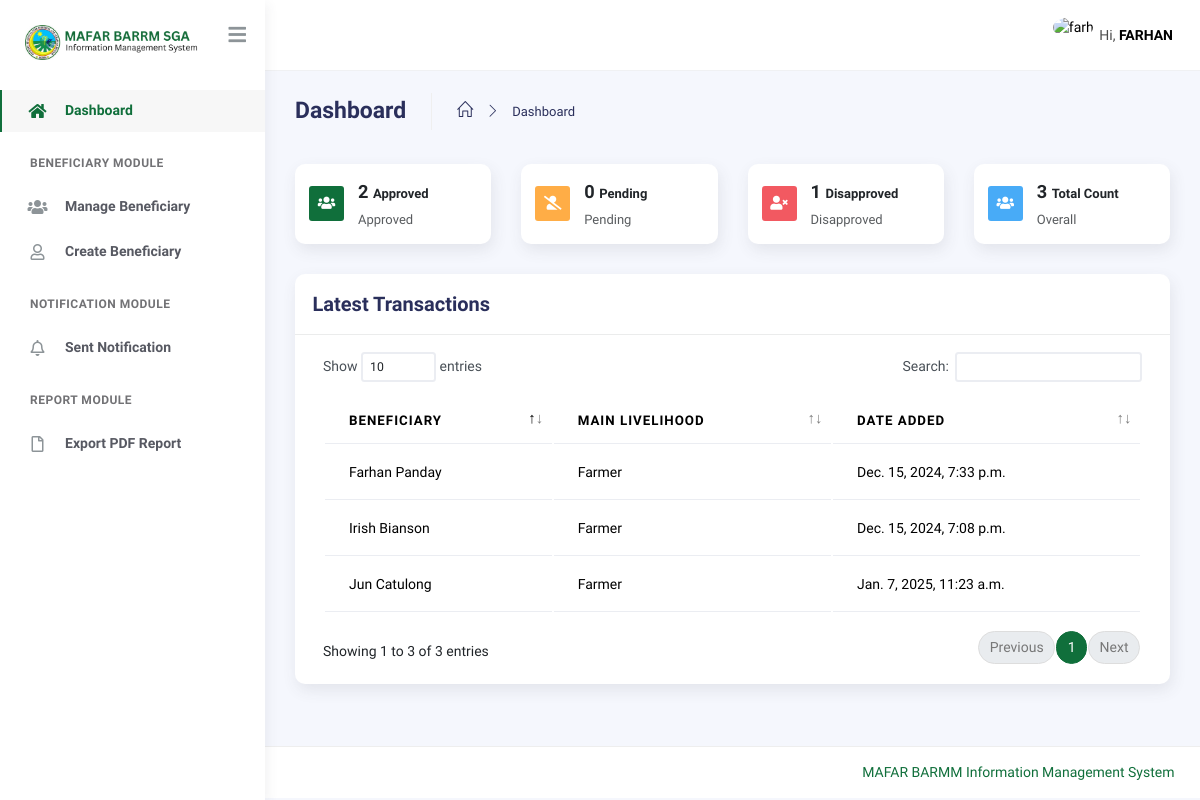
The page /mafar/dashboard/ (signed in) on the database its author committed.
### main/models.py (models this page shows, shortened)
class FarmProfile(models.Model):
    MAIN_LIVELIHOOD = (
        ("Farmer", "Farmer"),
        ("Farm Worker", "Farm Worker"),
        ("Agri Youth", "Agri Youth"),
    )
    FARMER = (
        ("Rice", "Rice"),
        ("Corn", "Corn"),
        ("Other Crops", "Other Crops"),
        ("Livestock", "Livestock"),
        ("Poultry", "Poultry"),
    )
    FARM_WORKER = (
        ("Land Preparation", "Land Preparation"),
        ("Planting", "Planting"),
        ("Cultivation", "Cultivation"),
        ("Harvesting", "Harvesting"),
        ("Others", "Others"),
    )
    AGRIYOUTH_WORKER = (
        ("1", "Part of a farming household"),
        ("2", "Attending/attended formal agri-fishery related course"),
        ("3", "Attending/attended non-formal agri-fishery related course"),
        ("4", "Participated in any agricultural activity/program."),
        ("5", "Others"),
    )
    related_to = models.ForeignKey(PersonalInformation, on_delete=models.CASCADE)
    main_livelihood = models.CharField(max_length=255, choices=MAIN_LIVELIHOOD)
    activity_farmer = models.CharField(
        max_length=50, choices=FARMER, null=True, blank=True
    )
    specific_farming_activity = models.CharField(max_length=50, null=True, blank=True)
    activity_farmworker = models.CharField(
        max_length=50, choices=FARM_WORKER, null=True, blank=True
    )
    specific_farmworker_activity = models.CharField(
        max_length=50, null=True, blank=True
    )
    activity_agriyouth = models.CharField(
        max_length=50, choices=AGRIYOUTH_WORKER, null=True, blank=True
    )
    specific_agriyouth_activity = models.CharField(max_length=50, null=True, blank=True)
    status = models.CharField(
        max_length=100,
        default="Pending",
        null=True,
        blank=True,
        choices=(
            ("Pending", "Pending"),
            ("Approved", "Approved"),
            ("Disapproved", "Disapproved"),
        ),
    )
    reason = models.TextField(max_length=255, blank=True, null=True, help_text="Reason why disapproved")
    date_added = models.DateTimeField(auto_now_add=True)
    class Meta:
        verbose_name = "Farm Profile"
        verbose_name_plural = "Farm Profiles"

class PersonalInformation(models.Model):
    EXTENSIONS = (
        ("None", "None"),
        ("Sr.", "Sr."),
        ("Jr.", "Jr."),
    )
    GENDER = (("Male", "Male"), ("Female", "Female"))
    HIGHEST_EDUCATION = (
        ("Pre-school", "Pre-school"),
        ("Elementary", "Elementary"),
        ("High School", "High School"),
        ("Junior High School", "Junior High School"),
        ("Senior High School", "Senior High School"),
        ("College", "College"),
        ("Vocational", "Vocational"),
        ("Post-graduate", "Post-graduate"),
        ("None", "None"),
    )
    RELIGION = (
        ("Christianity", "Christianity"),
        ("Islam", "Islam"),
        ("Others", "Others"),
    )
    CIVIL_STATUS = (
        ("Single", "Single"),
        ("Married", "Married"),
        ("Widowed", "Widowed"),
        ("Separated", "Separated"),
    )
    RELATIONSHIP = (
        ("Mother", "Mother"),
        ("Father", "Father"),
    )
    firstname = models.CharField(
        max_length=255, help_text="Beneficiary first name", db_index=True
    )
    middlename = models.CharField(
        max_length=255, help_text="Beneficiary middle name", db_index=True
    )
    lastname = models.CharField(
        max_length=255, help_text="Beneficiary last name", db_index=True
    )
    extension = models.CharField(
        max_length=255,
        help_text="Extension",
        choices=EXTENSIONS,
        db_index=True,
        null=True,
        blank=True,
    )
    gender = models.CharField(max_length=255, help_text="Gender", choices=GENDER)
    purok = models.CharField(max_length=255, help_text="Purok")
    municipality = models.ForeignKey(
        Municpality, on_delete=models.CASCADE, help_text="Municipality"
    )
    barangay = models.ForeignKey(
        Barangay, on_delete=models.CASCADE, help_text="Barangay"
    )
    street = models.CharField(max_length=255, help_text="Street")
    province = models.CharField(max_length=255, help_text="Province")
    region = models.CharField(max_length=255, help_text="Region")
    mobile_number = models.CharField(max_length=11, help_text="Mobile Number")
    landline_number = models.CharField(
        max_length=255, help_text="Landline Number", blank=True, null=True
    )
    dob = models.CharField(max_length=255, help_text="Date of Birth")
    pob = models.CharField(max_length=255, help_text="Place of Birth")
    provice_place_of_birth = models.CharField(
        max_length=255, help_text="Provice Place Of Birth"
    )
    country = models.CharField(max_length=255)
    education = models.CharField(
        max_length=255, help_text="Highest Formal Education", choices=HIGHEST_EDUCATION
    )
    is_pwd = models.BooleanField(default=False, help_text="Person with disability")
    is_fourps = models.BooleanField(default=False, help_text="4P's Beneficiary")
    is_member_in_ip = models.BooleanField(
        default=False, help_text="Member of an Indigenous Group"
    )
    is_household_head = models.BooleanField(default=False, help_text="Household head")
    is_with_government_id = models.BooleanField(
        default=False, help_text="Government ID"
    )
    is_member_in_any_cooperative = models.BooleanField(
        default=False, help_text="Member in any cooperative"
    )
    member_in_ip_specific = models.CharField(
        max_length=255, help_text="Specific Indigenous Group", null=True, blank=True
    )
    religion = models.CharField(
        max_length=255, choices=RELIGION, help_text="Region you belong"
    )
    civil_status = models.CharField(
        max_length=255, choices=CIVIL_STATUS, help_text="Civil status"
    )
    name_of_spouse_if_married = models.CharField(
        max_length=255, null=True, blank=True, help_text="Name of spouse if married"
    )
    mother_maiden_name = models.CharField(
        max_length=255, help_text="Mother maiden name"
    )
    name_of_household_head = models.CharField(
        max_length=255, help_text="Name of Household", blank=True, null=True
    )
    relationship = models.CharField(
        max_length=255,
        choices=RELATIONSHIP,
        null=True,
        blank=True,
        help_text="Relationship",
    )
    number_of_living_household = models.IntegerField(
        default=0, null=True, blank=True, help_text="No. of living in your household"
    )
    number_of_male = models.IntegerField(
        default=0, null=True, blank=True, help_text="No. of male in your household"
    )
    number_of_female = models.IntegerField(
        default=0, null=True, blank=True, help_text="No. of female in your household"
    )
    type_of_id = models.CharField(
        max_length=255, null=True, blank=True, help_text="What type of ID you have?"
    )
    id_number = models.CharField(
        max_length=255, null=True, blank=True, help_text="Enter your ID number"
    )
    specify_cooperative = models.CharField(
        max_length=255,
        null=True,
        blank=True,
        help_text="Specify what cooperative you are member with",
    )
    person_to_notify = models.CharField(max_length=255)
    contact_number = models.CharField(max_length=255)
    date_added = models.DateTimeField(auto_now_add=True)
    def get_full_name(self):
        return f"{self.firstname} {self.lastname}"
    class Meta:
        verbose_name = "Personal Information"
        verbose_name_plural = "Personal Informations"

### main/views.py (the view)
class DashboardView(MustBeLoggedIn, View):
    template_name = "dashboard.html"
    context = {}
    def get(self, request):
        self.context["pending_count"] = FarmProfile.objects.filter(
            status="Pending"
        ).count()
        self.context["approved_count"] = FarmProfile.objects.filter(
            status="Approved"
        ).count()
        self.context["disapproved_count"] = FarmProfile.objects.filter(
            status="Disapproved"
        ).count()
        self.context["total_beneficiaries"] = FarmProfile.objects.count()
        self.context["items"] = FarmProfile.objects.all().order_by("-date_added")[:10]
        return render(request, self.template_name, self.context)

### main/templates/dashboard.html (shortened to what this page needs)
{% extends './includes/base.html' %}
{% block content %}
<div class="page-inner">
    <div class="page-header">
        <h3 class="fw-bold mb-3">Dashboard</h3>
        <ul class="breadcrumbs mb-3">
            <li class="nav-home">
                <a href="#">
                    <i class="icon-home"></i>
                </a>
            </li>
            <li class="separator">
                <i class="icon-arrow-right"></i>
            </li>
            <li class="nav-item">
                <a href="#">Dashboard</a>
            </li>
        </ul>
    </div>
    <div class="row">
        <div class="col-sm-6 col-lg-3">
            <div class="card p-3">
                <div class="d-flex align-items-center">
                    <span class="stamp stamp-md bg-secondary me-3">
                        <i class="fas fa-users"></i>
                    </span>
                    <div>
                        <h5 class="mb-1">
                            <b>
                                <a href="#">{{ approved_count }}
                                    <small>Approved</small>
                                </a>
                            </b>
                        </h5>
                        <small class="text-muted">Approved</small>
                    </div>
                </div>
            </div>
        </div>
        <div class="col-sm-6 col-lg-3">
            <div class="card p-3">
                <div class="d-flex align-items-center">
                    <span class="stamp stamp-md bg-warning me-3">
                        <i class="fas fa-user-slash"></i>
                    </span>
                    <div>
                        <h5 class="mb-1">
                            <b>
                                <a href="#">{{ pending_count }}
                                    <small>Pending</small>
                                </a>
                            </b>
                        </h5>
                        <small class="text-muted">Pending</small>
                    </div>
                </div>
            </div>
        </div>
        <div class="col-sm-6 col-lg-3">
            <div class="card p-3">
                <div class="d-flex align-items-center">
                    <span class="stamp stamp-md bg-danger me-3">
                        <i class="fas fa-user-times"></i>
                    </span>
                    <div>
                        <h5 class="mb-1">
                            <b>
                                <a href="#">{{ disapproved_count }}
                                    <small>Disapproved</small>
                                </a>
                            </b>
                        </h5>
                        <small class="text-muted">Disapproved</small>
                    </div>
                </div>
            </div>
        </div>
        <div class="col-sm-6 col-lg-3">
            <div class="card p-3">
                <div class="d-flex align-items-center">
                    <span class="stamp stamp-md bg-info me-3">
                        <i class="fas fa-users"></i>
                    </span>
                    <div>
                        <h5 class="mb-1">
                            <b>
                                <a href="#">{{ total_beneficiaries }}
                                    <small>Total Count</small>
                                </a>
                            </b>
                        </h5>
                        <small class="text-muted">Overall</small>
                    </div>
                </div>
            </div>
        </div>
    </div>
    <div class="row">
        <div class="col-md-12">
            <div class="card card-round">
                <div class="card-header">
                    <div class="card-head-row">
                        <div class="card-title">Latest Transactions</div>
                    </div>
                </div>
                <div class="card-body">
                    <div class="table-responsive">
                        <table class="table" id="datatable">
                            <thead>
                                <tr>
                                    <th>Beneficiary</th>
                                    <th>Main Livelihood</th>
                                    <th>Date Added</th>
                                </tr>
                            </thead>
                            <tbody>
                                {% for item in items %}
                                <tr>
                                    <td>{{ item.related_to.get_full_name }}</td>
                                    <td>{{ item.main_livelihood }}</td>
                                    <td>{{ item.date_added }}</td>
                                </tr>
                                {% endfor %}
                            </tbody>
                        </table>
                    </div>
                </div>
            </div>
        </div>
    </div>
</div>
{% endblock %}

### main/templates/includes/navbar.html (shortened to what this page needs)
{% load static %}
<nav class="navbar navbar-header navbar-header-transparent navbar-expand-lg border-bottom">
    <div class="container-fluid">
        <ul class="navbar-nav topbar-nav ms-md-auto align-items-center">
            <li class="nav-item topbar-user dropdown hidden-caret">
                <a
                    class="dropdown-toggle profile-pic"
                    data-bs-toggle="dropdown"
                    href="#"
                    aria-expanded="false"
                >
                    <div class="avatar-sm">
                        <img src="{% static 'assets/img/mafar-logo.png' %}" alt="{{ request.user.username }}" class="avatar-img rounded-circle">
                    </div>
                    <span class="profile-username">
                        <span class="op-7">Hi,</span>
                        <span class="fw-bold" style="text-transform: uppercase;">{{ request.user.username }}</span>
                    </span>
                </a>
            </li>
        </ul>
    </div>
</nav>

### rows shown on the page
FarmProfile: related_to.get_full_name "Jun Catulong", main_livelihood "Farmer", date_added "Jan. 7, 2025, 11:23 a.m."
FarmProfile: related_to.get_full_name "Farhan Panday", main_livelihood "Farmer", date_added "Dec. 15, 2024, 7:33 p.m."
FarmProfile: related_to.get_full_name "Irish Bianson", main_livelihood "Farmer", date_added "Dec. 15, 2024, 7:08 p.m."

### other values the page prints
{{ request.user.username }} "FARHAN"
{{ approved_count }} "2"
{{ pending_count }} "0"
{{ disapproved_count }} "1"
{{ total_beneficiaries }} "3"
